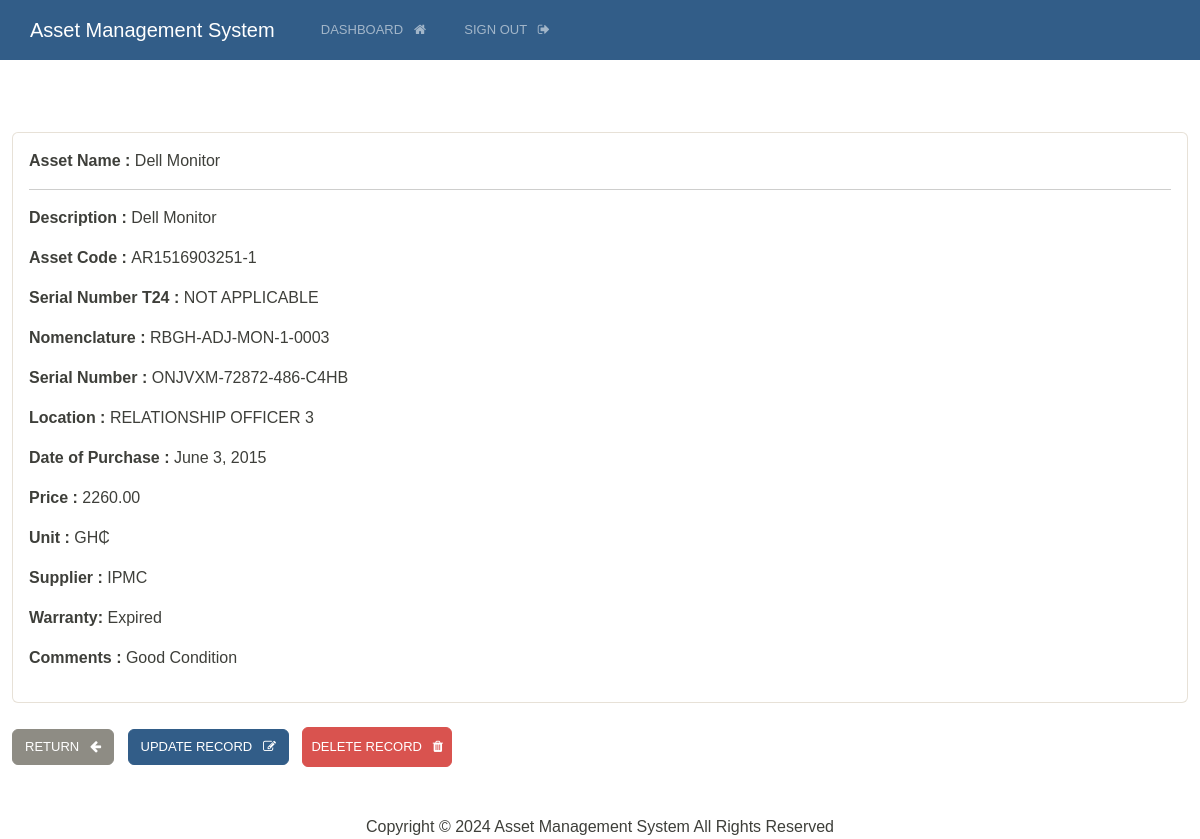
Screenshot of /record/37 (signed in) with the database file from the repository.
### webapp/models.py (models this page shows, shortened)
class AssetRecord(models.Model):
    description = models.CharField(max_length=255)
    asset_code = models.CharField(max_length=255, unique=True, blank=True, null=True)
    serial_number_t24 = models.CharField(max_length=255, blank=True, null=True, default="NOT APPLICABLE")
    nomenclature = models.CharField(max_length=255, unique=True)
    serial_number = models.CharField(max_length=255)
    location = models.CharField(max_length=255)
    date_purchase = models.DateField()  # Changed to DateField
    price = models.DecimalField(max_digits=10, decimal_places=2)
    unit = models.CharField(max_length=10)
    supplier = models.CharField(max_length=255)
    warranty = models.CharField(max_length=255, choices=[('active', 'Active'), ('expired', 'Expired')])
    comments = models.TextField(blank=True)

### webapp/views.py (the view)
@login_required(login_url='login')
def singular_record(request, pk):
    all_records = AssetRecord.objects.get(id=pk)
    context = {'record':all_records}
    return render(request, 'view-record.html', context)

### templates/view-record.html (shortened to what this page needs)
{%extends 'base.html'%}
{%block content%}
<div class="card">
    <div class="card-body">
        <p> <strong>Asset Name : </strong> {{record.description}} </p>
        <hr>
        <p> <strong>Description : </strong> {{record.description}} </p>
        <p> <strong>Asset Code : </strong> {{record.asset_code}} </p>
        <p> <strong>Serial Number T24 : </strong> {{record.serial_number_t24}} </p>
        <p> <strong>Nomenclature  : </strong> {{record.nomenclature}} </p>
        <p> <strong>Serial Number : </strong> {{record.serial_number}} </p>
        <p> <strong>Location : </strong> {{record.location}} </p>
        <p> <strong>Date of Purchase : </strong> {{record.date_purchase}} </p>
        <p> <strong>Price : </strong> {{record.price}} </p>
        <p> <strong>Unit : </strong> {{record.unit}} </p>
        <p> <strong>Supplier : </strong> {{record.supplier}} </p>
        <p> <strong>Warranty: </strong> {{record.warranty}} </p>
        <p> <strong>Comments : </strong> {{record.comments}} </p>
    </div>
</div>
<br>
<a href="{% url 'dashboard' %}" class="btn btn-secondary">Return &nbsp; <i class="fa fa-arrow-left" aria-hidden="true"></i></a>
<a href="{% url 'update-record' record.id %}" class="btn btn-primary">Update Record &nbsp; <i class="fa fa-edit" aria-hidden="true"></i></a>
<form id="delete-form" method="POST" action="{% url 'delete-record' record.pk %}" style="display:inline;">
    <button type="button" class="btn btn-danger  btn-block p-2" onclick="confirmDelete()">Delete Record &nbsp; <i class="fa fa-trash" aria-hidden="true"></i></button>
</form>
{%endblock%}

### static/css/style.css (style rules this page uses)
body { margin: 0; padding: 0; font-family: Arial, sans-serif; box-sizing: border-box; }

### rows the page displays
AssetRecord: description "Dell Monitor", asset_code "AR1516903251-1", serial_number_t24 "NOT APPLICABLE", nomenclature "RBGH-ADJ-MON-1-0003", serial_number "ONJVXM-72872-486-C4HB", location "RELATIONSHIP OFFICER 3", date_purchase "June 3, 2015", price "2260.00", unit "GH₵", supplier "IPMC", warranty "Expired", comments "Good Condition"
